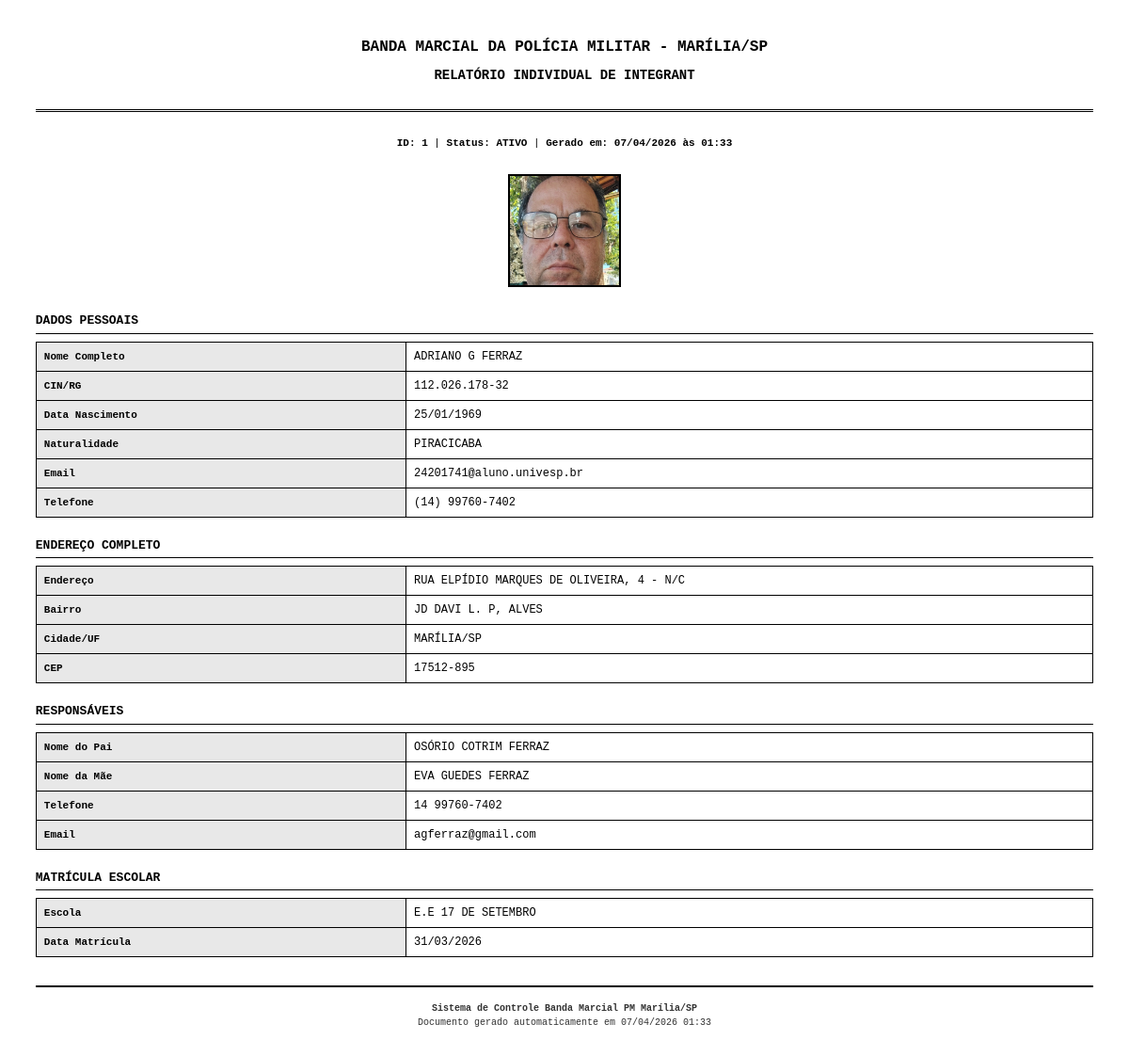
Page /admin/relatorio-aluno/1 (signed in) on the earlier database version.
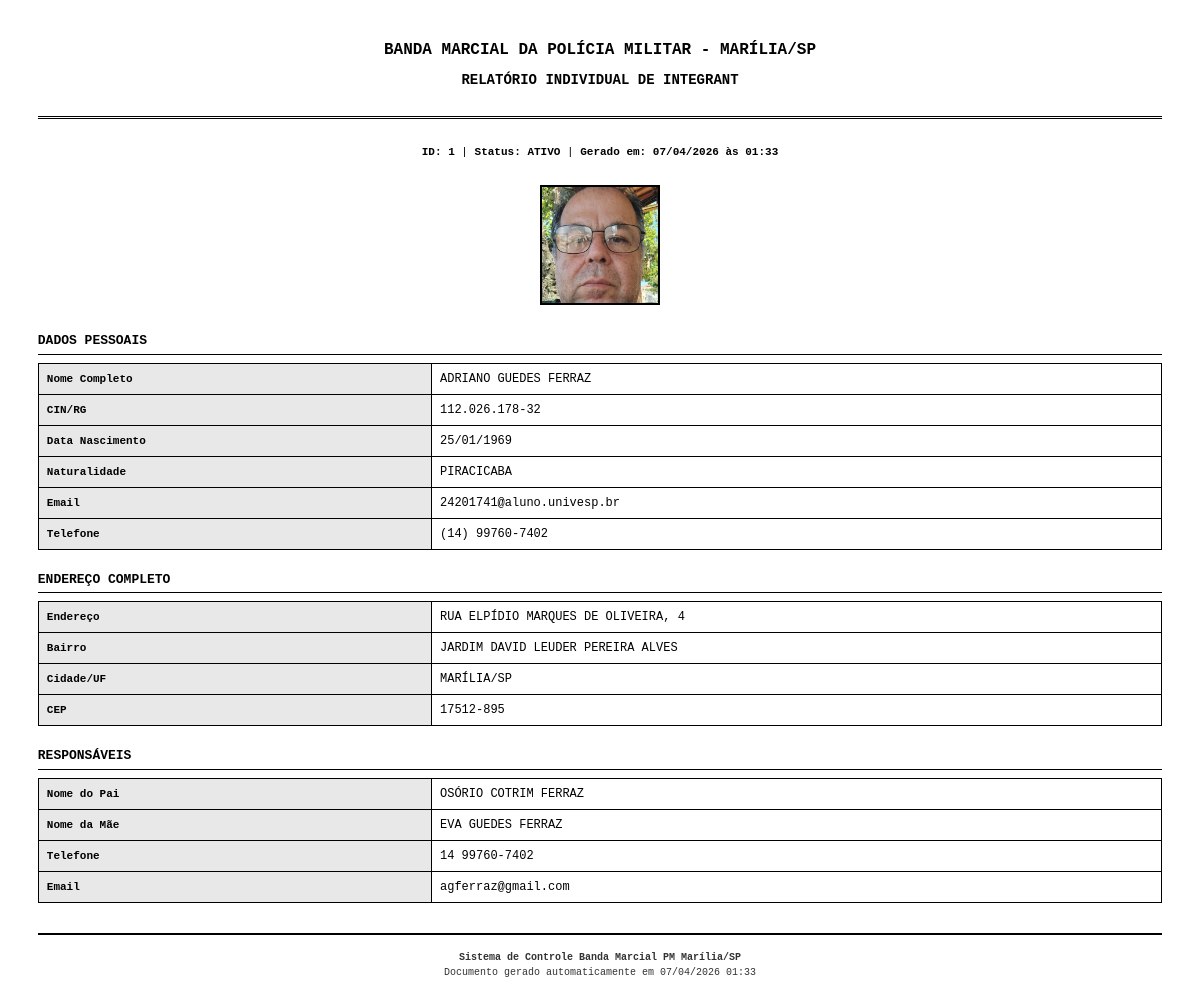
Same page on the later database version.
### app/models.py (models this page shows)
class Aluno(db.Model):
    id = db.Column(db.Integer, primary_key=True)
    nome = db.Column(db.String(200), nullable=False)
    data_nascimento = db.Column(db.Date, nullable=True)
    naturalidade = db.Column(db.String(100))
    cin_rg = db.Column(db.String(20), unique=True)
    email = db.Column(db.String(150))
    telefone = db.Column(db.String(20))
    cep = db.Column(db.String(10))
    endereco = db.Column(db.String(300))
    bairro = db.Column(db.String(100))
    cidade = db.Column(db.String(100))
    estado = db.Column(db.String(2))
    foto_path = db.Column(db.String(500))
    ativo = db.Column(db.Boolean, default=True)
    numero = db.Column(db.String(20))
    complemento = db.Column(db.String(200))
    created_at = db.Column(db.DateTime, default=datetime.utcnow)
    responsaveis = db.relationship('Responsavel', backref='aluno', lazy=True, cascade='all, delete-orphan')
    uniforme = db.relationship('Uniforme', backref='aluno', lazy=True, cascade='all, delete-orphan')
    presencas = db.relationship('Presenca', backref='aluno', lazy=True, cascade='all, delete-orphan')
    instrumentos = db.relationship('AlunoInstrumento', backref='aluno', lazy=True, cascade='all, delete-orphan')
    escolas = db.relationship('AlunoEscola', backref='aluno', lazy=True, cascade='all, delete-orphan')

class Responsavel(db.Model):
    id = db.Column(db.Integer, primary_key=True)
    aluno_id = db.Column(db.Integer, db.ForeignKey('aluno.id'), nullable=False)
    nome_pai = db.Column(db.String(200))
    nome_mae = db.Column(db.String(200))
    telefone = db.Column(db.String(20))
    email = db.Column(db.String(150))
    endereco = db.Column(db.String(300))

class AlunoEscola(db.Model):
    id = db.Column(db.Integer, primary_key=True)
    aluno_id = db.Column(db.Integer, db.ForeignKey('aluno.id'), nullable=False)
    escola_id = db.Column(db.Integer, db.ForeignKey('escola.id'), nullable=False)
    data_matricula = db.Column(db.Date, default=datetime.utcnow().date)

class Escola(db.Model):
    id = db.Column(db.Integer, primary_key=True)
    nome = db.Column(db.String(200), nullable=False)
    endereco = db.Column(db.String(300))
    alunos = db.relationship('AlunoEscola', backref='escola', lazy=True)

### app/routes.py (the view)
@main_bp.route("/admin/relatorio-aluno/<int:aluno_id>")
@login_required
@admin_required
def relatorio_aluno(aluno_id):
    aluno = Aluno.query.options(
        db.joinedload(Aluno.responsaveis),
        db.joinedload(Aluno.escolas).joinedload(AlunoEscola.escola)
    ).get_or_404(aluno_id)
    data_geracao = datetime.now()
    return render_template("relatorio_aluno_individual_profissional.html",
                           aluno=aluno,
                           data_geracao=data_geracao)

### app/__init__.py (called while the page is built)
@login_manager.user_loader
def load_user(user_id):
    from .models import User
    return User.query.get(int(user_id))

### app/utils.py (called while the page is built)
def admin_required(f):
    @wraps(f)
    def decorated_function(*args, **kwargs):
        if not current_user.is_authenticated:
            return redirect(url_for("auth.login"))
        if not current_user.is_admin:
            flash("Acesso restrito ao administrador.")
            return redirect(url_for("main.dashboard"))
        return f(*args, **kwargs)
    return decorated_function

### templates/relatorio_aluno_individual_profissional.html (shortened to what this page needs)
<!DOCTYPE html>
<html lang="pt-br">
<head>
</head>
<body>
  <div class="header">
    <h1>Banda Marcial da Polícia Militar - Marília/SP</h1>
    <h2>RELATÓRIO INDIVIDUAL DE INTEGRANT</h2>
  </div>
  <div class="info-top" style="text-align: center; font-size: 11px; margin-bottom: 25px;">
    <strong>ID: {{ aluno.id }}</strong> | <strong>Status: {{ 'ATIVO' if aluno.ativo else 'INATIVO' }}</strong> |
    <strong>Gerado em: {{ data_geracao.strftime('%d/%m/%Y às %H:%M') }}</strong>
  </div>
  <div class="foto">
    {% if aluno.foto_path %}
      <img src="{{ url_for('static', filename=aluno.foto_path) }}" alt="Foto do integrante">
    {% else %}
      <div style="width: 120px; height: 160px; border: 2px solid black; background: #f0f0f0; display: flex; align-items: center; justify-content: center; font-weight: bold; font-size: 14px;">
        SEM FOTO
      </div>
    {% endif %}
  </div>
  <div class="dados-pessoais">
    <div class="section-title">DADOS PESSOAIS</div>
    <table>
      <tr><th>Nome Completo</th><td>{{ aluno.nome or '-' }}</td></tr>
      <tr><th>CIN/RG</th><td>{{ aluno.cin_rg or '-' }}</td></tr>
      <tr><th>Data Nascimento</th><td>{{ aluno.data_nascimento.strftime('%d/%m/%Y') if aluno.data_nascimento else '-' }}</td></tr>
      <tr><th>Naturalidade</th><td>{{ aluno.naturalidade or '-' }}</td></tr>
      <tr><th>Email</th><td>{{ aluno.email or '-' }}</td></tr>
      <tr><th>Telefone</th><td>{{ aluno.telefone or '-' }}</td></tr>
    </table>
  </div>
  <div class="endereco">
    <div class="section-title">ENDEREÇO COMPLETO</div>
    <table>
      <tr><th>Endereço</th><td>{{ aluno.endereco or '-' }}{% if aluno.numero %}, {{ aluno.numero }}{% endif %}{% if aluno.complemento %} - {{ aluno.complemento }}{% endif %}</td></tr>
      <tr><th>Bairro</th><td>{{ aluno.bairro or '-' }}</td></tr>
      <tr><th>Cidade/UF</th><td>{{ aluno.cidade or '-' }}{% if aluno.estado %}/{{ aluno.estado }}{% endif %}</td></tr>
      <tr><th>CEP</th><td>{{ aluno.cep or '-' }}</td></tr>
    </table>
  </div>
  {% if aluno.responsaveis %}
  <div class="responsavel">
    <div class="section-title">RESPONSÁVEIS</div>
    {% for resp in aluno.responsaveis %}
    <table style="margin-bottom: 10px;">
      <tr><th>Nome do Pai</th><td>{{ resp.nome_pai or '-' }}</td></tr>
      <tr><th>Nome da Mãe</th><td>{{ resp.nome_mae or '-' }}</td></tr>
      <tr><th>Telefone</th><td>{{ resp.telefone or '-' }}</td></tr>
      <tr><th>Email</th><td>{{ resp.email or '-' }}</td></tr>
    </table>
    {% endfor %}
  </div>
  {% endif %}
  {% if aluno.escolas %}
  <div class="escola">
    <div class="section-title">MATRÍCULA ESCOLAR</div>
    <table>
      {% for ae in aluno.escolas %}
      <tr><th>Escola</th><td>{{ ae.escola.nome or '-' }}</td></tr>
      <tr><th>Data Matrícula</th><td>{{ ae.data_matricula.strftime('%d/%m/%Y') if ae.data_matricula else '-' }}</td></tr>
      {% endfor %}
    </table>
  </div>
  {% endif %}
  <div class="rodape">
    <strong>Sistema de Controle Banda Marcial PM Marília/SP</strong><br>
    Documento gerado automaticamente em {{ data_geracao.strftime('%d/%m/%Y %H:%M') }}
  </div>
</body>
</html>

Differences in the rows shown:
removed AlunoEscola: escola "E.E 17 DE SETEMBRO", data_matricula "31/03/2026"
changed Aluno "PIRACICABA": nome "ADRIANO G FERRAZ" → "ADRIANO GUEDES FERRAZ"; bairro "JD DAVI L. P, ALVES" → "JARDIM DAVID LEUDER PEREIRA ALVES"; complemento "N/C" → (not shown)
Other differences:
text no longer shown: "- MATRÍCULA ESCOLAR"
